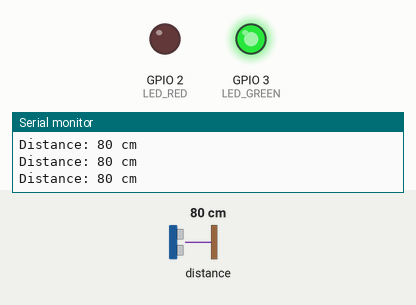
Simulated run of this sketch. Board: ESP32-C3. Parts: output pins drawn as LEDs (lit = HIGH), the last lines printed to the serial monitor. The inputs (shaded band) are chosen by the test bench; at power-on: distance to the obstacle 80 cm.

Above: at 2.4 s.
2.5 s: distance to the obstacle set to 11 cm
4.0 s: distance to the obstacle set to 8 cm
At 5.0 s:
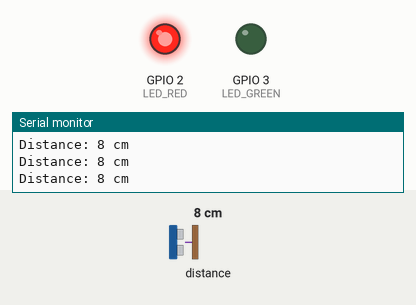
5.5 s: distance to the obstacle set to 18 cm
At 6.7 s:
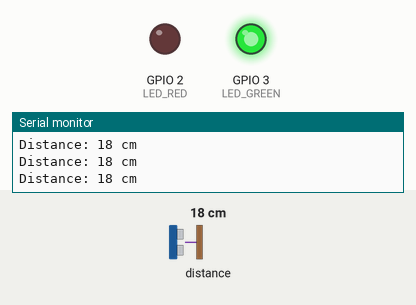
7.0 s: distance to the obstacle set to 2 cm
At 8.3 s:
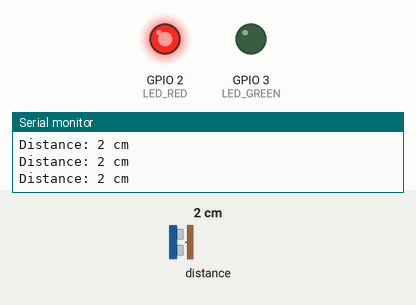
Timing chart, 0 to 9.5 s (numbered marks = the images above; inputs shaded):
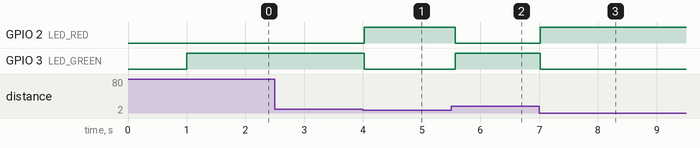

The sketch:

tof_sensor.ino
```cpp
#include <Arduino.h>
#include <Wire.h>
#include <Adafruit_VL53L0X.h>

// Safe LED pins you confirmed working
#define LED_RED     2
#define LED_GREEN   3

// Safe I2C pins for ESP32-C3 SuperMini
#define SDA_PIN     8
#define SCL_PIN     9

// Distance threshold
#define THRESHOLD_CM 10

Adafruit_VL53L0X lox = Adafruit_VL53L0X();

void setup() {
  Serial.begin(115200);
  delay(1000);

  Serial.println("\n=== ESP32-C3 STARTED ===");

  pinMode(LED_RED, OUTPUT);
  pinMode(LED_GREEN, OUTPUT);

  // Start with GREEN ON
  digitalWrite(LED_RED, LOW);
  digitalWrite(LED_GREEN, HIGH);

  Serial.println("Starting I2C...");
  Wire.begin(SDA_PIN, SCL_PIN);
  delay(200);

  Serial.println("Initializing VL53L0X...");
  if (!lox.begin()) {
    Serial.println("❌ ERROR: Sensor not detected!");
    Serial.println("Check wiring:");
    Serial.println("  VIN → 5V");
    Serial.println("  GND → GND");
    Serial.println("  SDA → GPIO 8");
    Serial.println("  SCL → GPIO 9");
    Serial.println("  Library → Adafruit_VL53L0X");

    // Flash RED forever → error state
    while (true) {
      digitalWrite(LED_RED, HIGH);
      digitalWrite(LED_GREEN, LOW);
      delay(300);
      digitalWrite(LED_RED, LOW);
      delay(200);
    }
  }

  Serial.println("✔️ VL53L0X READY");
}

void loop() {
  VL53L0X_RangingMeasurementData_t measure;
  lox.rangingTest(&measure, false);

  if (measure.RangeStatus != 4) {
    int dist = measure.RangeMilliMeter / 10;
    Serial.print("Distance: ");
    Serial.print(dist);
    Serial.println(" cm");

    if (dist < THRESHOLD_CM) {
      digitalWrite(LED_RED, HIGH);
      digitalWrite(LED_GREEN, LOW);
    } else {
      digitalWrite(LED_RED, LOW);
      digitalWrite(LED_GREEN, HIGH);
    }

  } else {
    Serial.println("Out of range");
  }

  delay(70);
}
```

Measured:
- the behaviour switches between 10 and 9 cm on distance to the obstacle (found by bisection; images 0 and 1)
- after the input at 4.0 s, GPIO 2 (LED_RED): LOW → HIGH at once; GPIO 3 (LED_GREEN): HIGH → LOW at once
- after the input at 5.5 s, GPIO 2 (LED_RED): HIGH → LOW after 0.07 s; GPIO 3 (LED_GREEN): LOW → HIGH after 0.07 s
- after the input at 7.0 s, GPIO 2 (LED_RED): LOW → HIGH at once; GPIO 3 (LED_GREEN): HIGH → LOW at once
